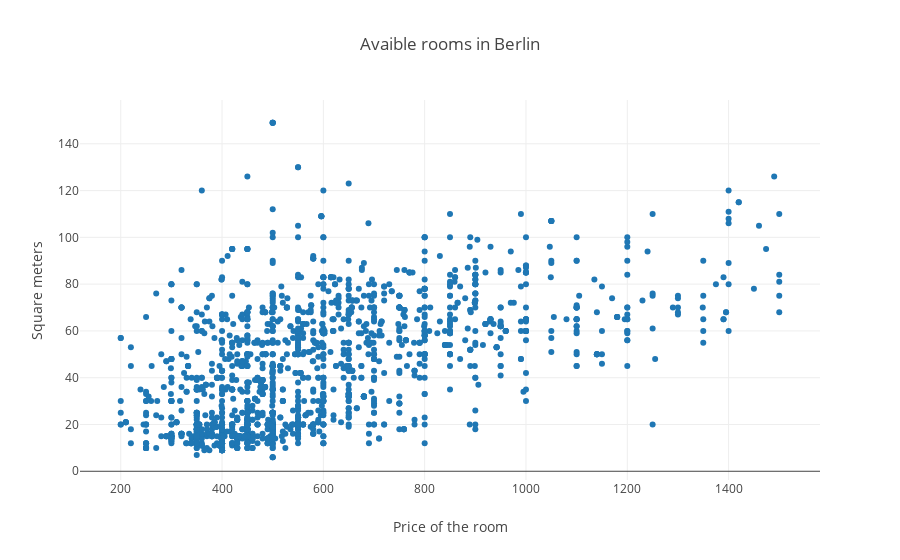

The code cell stored with this chart in its notebook:
### Code cell
# plot the adjusted data
trace2 = go.Scatter(x=data['price'], y=data['square'], mode='markers')
layout = go.Layout(title = 'Avaible rooms in Berlin',
                  xaxis = dict(
                      title = "Price of the room"),
                       
                   yaxis = dict(
                      title = 'Square meters'))
                   
xdata = [trace2]
fig = go.Figure(data=xdata, layout=layout)
iplot(fig, filename='axes-booleans')

### Figure 1 — Plotly figure (JSON) as saved in the notebook; plotly's stock layout.template omitted (floating-point values rounded to 4 significant figures; data arrays with more than 128 entries replaced by an {"elided": "..."} marker saying what was removed)
{"data": [{"mode": "markers", "type": "scatter", "uid": "344f77eb-64a9-4dec-8904-d69729cd2b97", "x": {"elided": "1717 int values"}, "y": {"elided": "1717 int values"}}], "layout": {"title": {"text": "Avaible rooms in Berlin"}, "xaxis": {"title": {"text": "Price of the room"}}, "yaxis": {"title": {"text": "Square meters"}}}}
